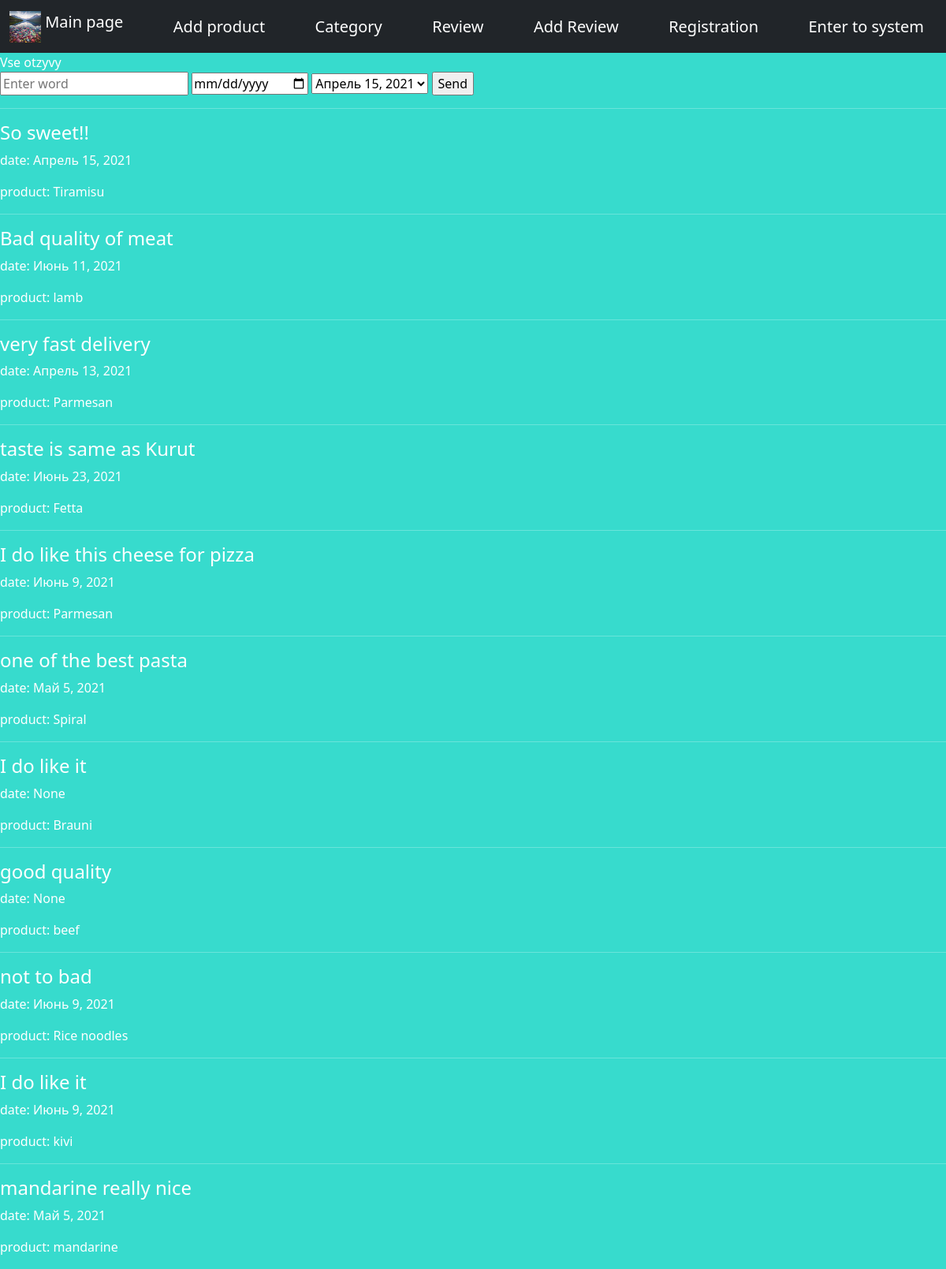
/review/, run on an earlier commit of the app's database.
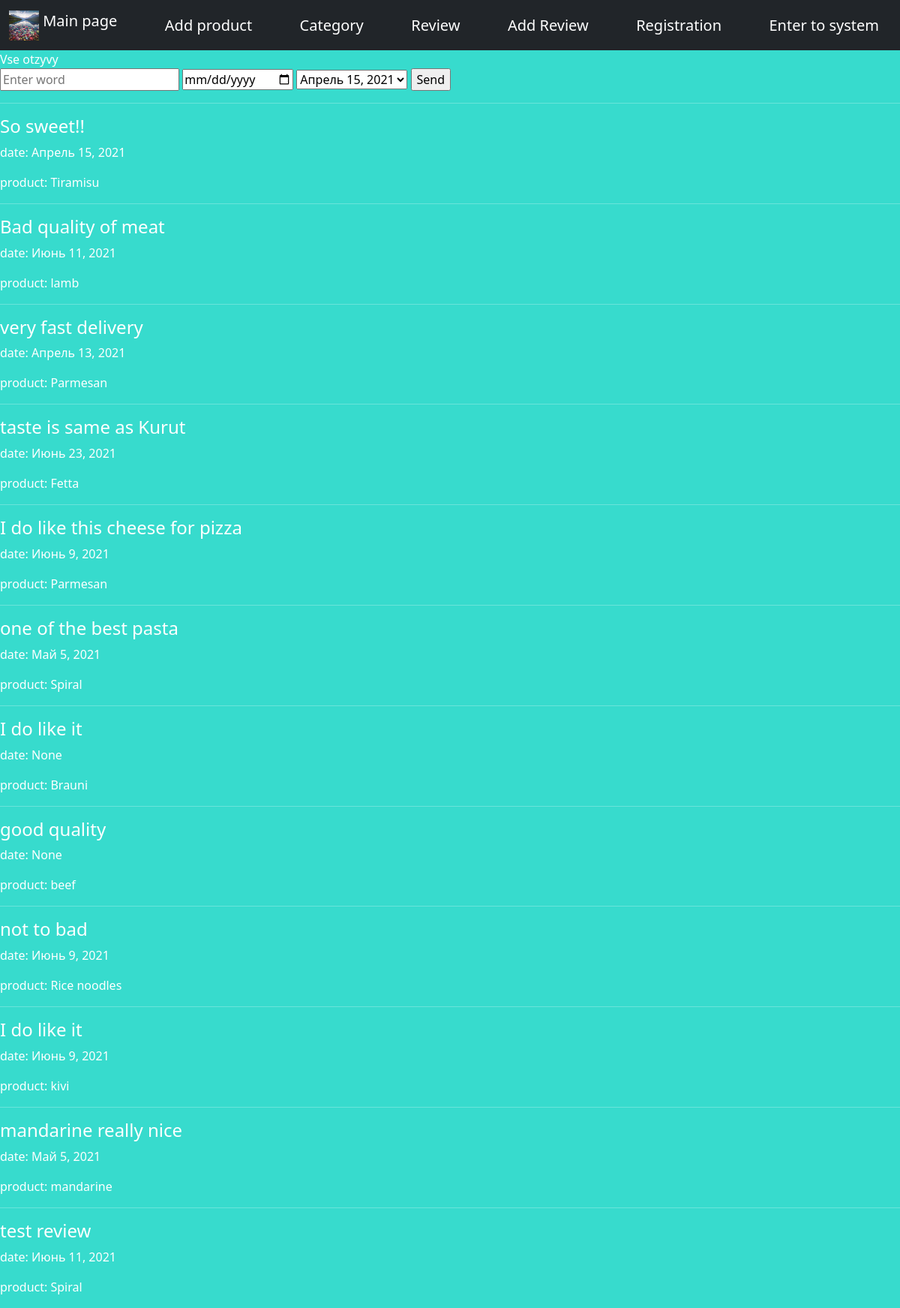
And on a later commit of the database.
### coles_shop/models.py (models this page shows, shortened)
class Review(models.Model):
    text = models.CharField(max_length=255)
    date = models.DateField(null=True, blank=True)
    product = models.ForeignKey(Product, on_delete=models.CASCADE)

class Product(models.Model):
    title = models.CharField(max_length=255, blank=False)
    description = models.CharField(max_length=255, blank=False)
    price = models.IntegerField(default=20, blank=False)
    category = models.ForeignKey(Category, on_delete=models.CASCADE)

### coles_shop/views.py (the view)
# urls.py: path('review/', views.review_list),
def review_list(request):
    print(request.user)
    text = request.GET.get('search_text', '')
    reviews = Review.objects.all()
    return render(request, 'reviews.html', context={
        'reviews': reviews
    })

### templates/reviews.html
{% extends 'layout.html' %}
{% block content %}
    <h1> Vse otzyvy</h1>
    <form action="/review/" method="get">
        <input type="text" name="search_text" placeholder="Enter word">
        <input type="date" name="Enter_date" >
        <select name="review">
            {% for review in reviews %}
            <option value="{{ review.date }}">
                {{ review.date }}
            </option>
            {% endfor %}
        </select>
            <input type="submit" value="Send">
        </form>
        {% for review in reviews %}
            <hr>
            <h4>{{ review.text }}</h4>
            <p> date: {{ review.date }}</p>
            <p>product: {{ review.product.title }}</p>
        {% endfor %}
{% endblock %}

What changed in the data, as far as the page shows it:
added Review: text "test review", date "Июнь 11, 2021", product "Spiral"
